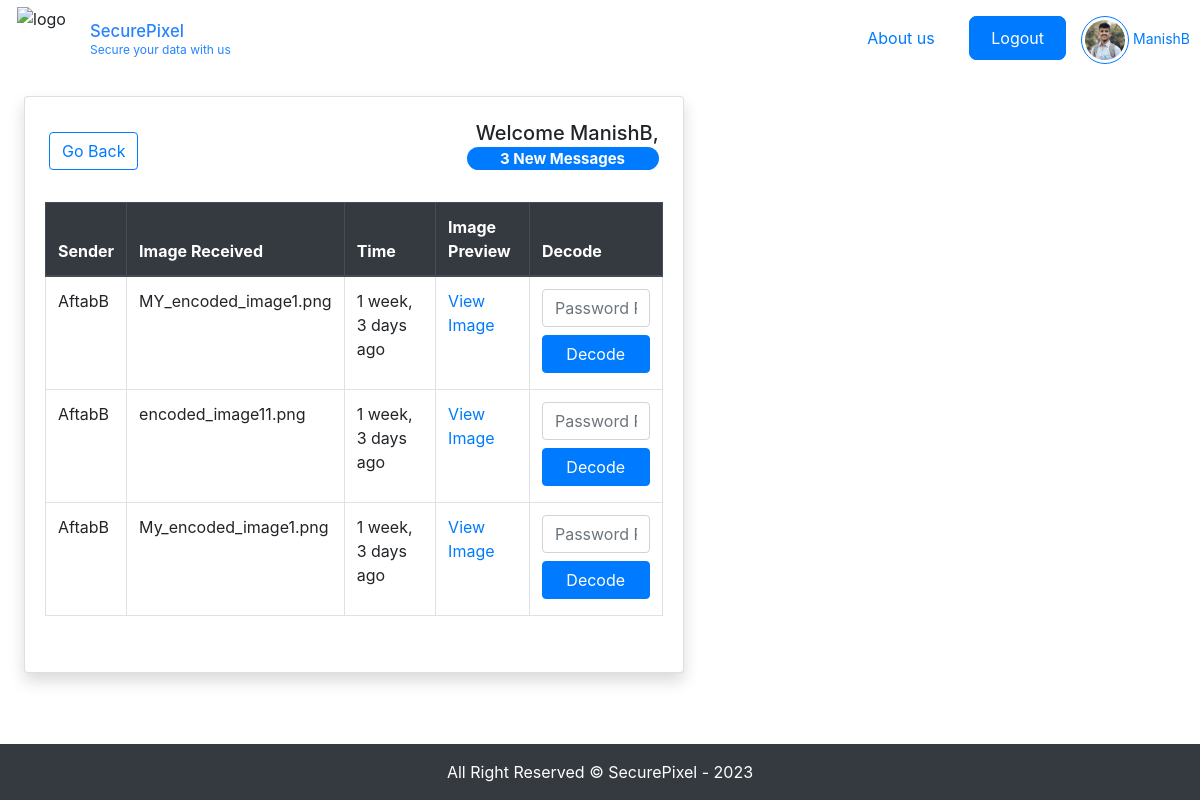
Page /decoding/ (signed in) on the committed database.
### base/models.py (models this page shows, shortened)
class UserRegistration(models.Model):
    user = models.OneToOneField(User, on_delete=models.CASCADE)
    email = models.CharField(max_length=128, null=True)
    profile_picture = models.ImageField(upload_to='profile_pictures/', null=True, blank=True)

class steganography(models.Model):
    sender = models.ForeignKey(User, on_delete=models.CASCADE, related_name='sent_steg')
    receiver = models.ForeignKey(User, on_delete=models.CASCADE, related_name='received_Steg')
    image = models.ImageField(upload_to='originalImages/')
    message = models.TextField()
    dest = models.CharField(max_length=128)
    created = models.DateTimeField(auto_now_add=True)
    updated = models.DateTimeField(auto_now=True)
    encoded_img = models.ImageField(null=True, blank=True, upload_to='stegoImages/')

### base/views.py (the view, shortened to what this page needs)
# urls.py: path('decoding/', views.decode_image, name = 'decode-img'),
def decode_image(request):
    user = request.user
    steg_records = steganography.objects.filter(receiver=user).order_by('-created')
    message = ""
    error_message = ""
    return render(request, 'base/decodeImg.html', {'message': message, 'error_message': error_message, 'steg_records': steg_records})

### base/templates/base/decodeImg.html (shortened to what this page needs)
{% extends 'main.html' %} {% block content %}
<head>
</head>
        <div class="mt-3 mx-4">
          <div class="row">
            <div class="col-md-7">
              {% if steg_records %}
              <div class="card shadow custom-card">
                <div class="d-flex justify-content-between align-items-center px-4 mt-4">
          <a href="{% url 'landing' %}">
            <button type="button" class="btn btn-outline-primary">Go Back</button>
          </a>
          <h5 class="card-title text-right">
            Welcome {{ user.username }},
            <span class="badge badge-pill badge-primary" style="max-width: 12rem;">
              {{ steg_records.count }} New Messages
            </span>
          </h5>
        </div>
        <div class="card-body">
          <table class="table table-bordered">
            <thead class="thead-dark">
              <tr>
                <th>Sender</th>
                <th>Image Received</th>
                <th>Time</th>
                <th>Image Preview</th>
                <th>Decode</th>
              </tr>
            </thead>
            <tbody>
              {% for record in steg_records %}
              <tr>
                <td>{{ record.sender.username }}</td>
                <td>
                  <p>{{record.dest}}</p>
                </td>
                <td>
                  <p>{{record.created | timesince}} ago</p>
                </td>
                <td>
                  <a href="{{ record.encoded_img.url }}" target="_blank"
                    >View Image</a
                  >
                </td>
                <td>
                  <form method="post" action="{% url 'decode-img' %}" class="p-0">
                  <input type="password" name="password" placeholder="Password Required" class="form-control" />
                  <input type="submit" value="Decode" class="btn btn-primary mt-2" />
                </form>
                </td>
              </tr>
              {% endfor %}
            </tbody>
          </table>
        </div>
      </div>
      {% else %}
      <div class="alert alert-info" role="alert">No New Messages!</div>
      {% endif %}
    </div>
    <div class="col-md-5">
        </div>
      </div>
    </div>
<footer class="footer bg-dark text-white text-center py-3 mt-5">
  All Right Reserved &copy; SecurePixel - 2023
</footer>
{% endblock content %}

### templates/navbar.html (shortened to what this page needs)
<!-- <a href="/">
    <h1>SecurePixel</h1>
</a>
{% load static %} -->
<div class="header">
    <div class="logoAndName">
      <img
        class="logo"
        src="https://res.cloudinary.com/dzy2zn0mz/image/upload/v1698769946/SecurePixel/Images/logo.png"
        alt="logo"
      />
      <div class="title">
        <a href="/"><h3>SecurePixel</h3></a>
        <span>Secure your data with us</span>
      </div>
    </div>
    <div class="links">
      <nav>
            {% if user.is_authenticated %}
                <a href="https://www.google.com" target id="about">About us</a>
                <a href="{% url 'logout' %}" target id="sign">Logout</a>
                {% if user.userregistration.profile_picture %}
                <a href="{% url 'landing' %}" target id="profile">
                    <div class="profile-box">
                      <img src="{{user.userregistration.profile_picture.url }}" alt="Profile Image" class="profile-image" />
                    </div>
                    <small>{{user.username}}</small>
                {% else %}
                    <img src="https://res.cloudinary.com/dzy2zn0mz/image/upload/v1698769945/SecurePixel/Images/profile.png" alt="Profile Image" class="profile-image" />
                {% endif %}
                </a>
            {% else %}
                <a href="https://www.google.com" target id="about">About us</a>
                <a href="{% url 'sign-up' %}" target id="sign">Sign up</a>
                <a href="{% url 'sign-in' %}" target id="sign">Sign In</a>
            {% endif %}
      </nav>
    </div>
  </div>

### static/styles/main.css (style rules this page uses)
.footer { position: fixed; bottom: 0; width: 100%; background-color: #343a40; color: white; text-align: center; }
.logo { position: relative; width: 80px; height: 80px; padding: 3%; }
.header { background: transparent; padding: 10px; display: flex; justify-content: space-between; align-items: center; height: 10vh; }
.logoAndName { display: flex; align-items: center; width: 20%; }
.title h3, span { color: #2684ff; font-size: smaller; width: 100%; margin: 0; }
.title { display: flex; box-sizing: border-box; justify-items: center; flex-direction: column; font-size: 20px; }
.links #about { border: none; font-size: 1rem; margin-right: 10px; }
.links nav a { text-decoration: none; font-size: 1rem; padding: 10px 20px; border: 2px solid #007bff; border-radius: 8px; color: #007bff; transition: all 0.3s ease; }
.links nav a#sign { background-color: #007bff; color: white; margin-right: 10px; }
.profile-box { padding: 3px; display: inline-block; border: 1px solid #007bff; border-radius: 50%; text-align: center; }
.profile-image { width: 40px; height: 40px; border-radius: 50%; object-fit: cover; }
#profile { border: none; padding: 0; }
span { font-size: 12px; }
form { background-color: #ffffff; display: flex; align-items: center; justify-content: center; flex-direction: column; padding: 0 50px; width: 100%; height: 100%; text-align: center; }
input { border: 1px solid gray; border-radius: 5px; background-color: #eee; padding: 12px 15px; width: 100%; }
form { background-color: #FFFFFF; display: flex; align-items: center; flex-direction: column; padding: 0 60px; width: 100%; height: 100%; text-align: center; gap: 0; }

### base/templates/base/decodeImg.html (style rules this page uses)
.card-body { height: 490px; overflow: auto; }

### rows in the picture
steganography: sender.username "AftabB", dest "MY_encoded_image1.png", created "1 week, 3 days"
steganography: sender.username "AftabB", dest "encoded_image11.png", created "1 week, 3 days"
steganography: sender.username "AftabB", dest "My_encoded_image1.png", created "1 week, 3 days"

### other values in the picture
{{ user.username }} "ManishB"
{{ steg_records.count }} "3"
